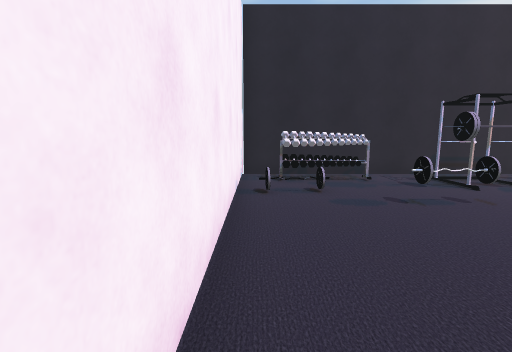
view 1 (above)

13 first-person views from a walk through a 3-D level made in the Unity game engine. The camera is 1.4 m above the floor, tilts 8° down and sees 85° across. The floor is counted in squares, 1 m on a side. Each view is taken from the middle of a square. On the plan, view 1 faces up. The plan holds only what a view shows up to about 14 squares ahead; the rest is blank. The player is left out. Some animated figures are not drawn. Some surface patterns are stand-ins.

view 2
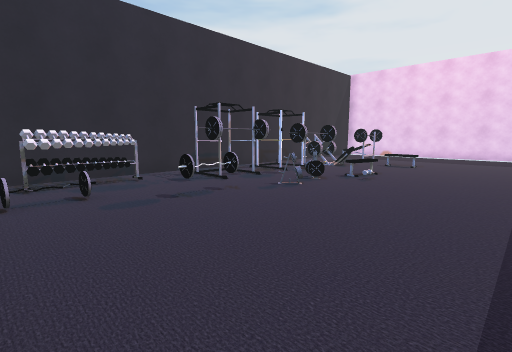

view 3
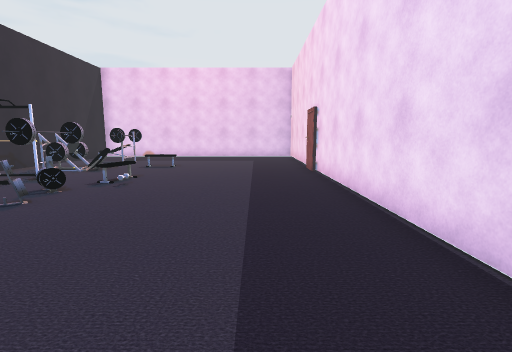

view 4
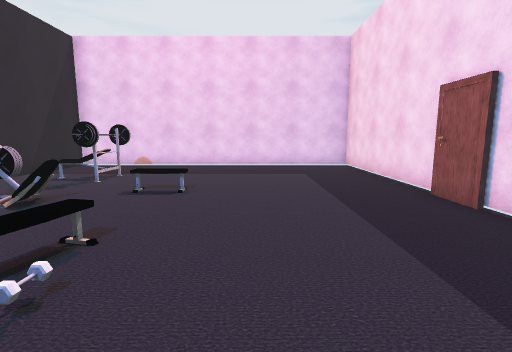

view 5
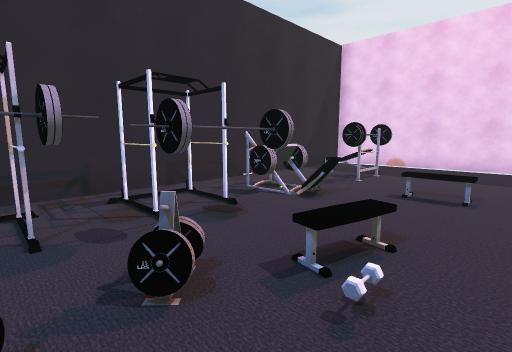

view 6
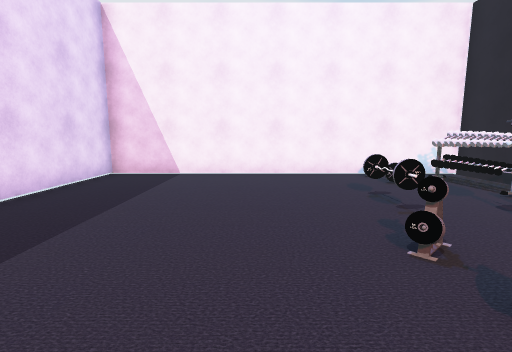

view 7
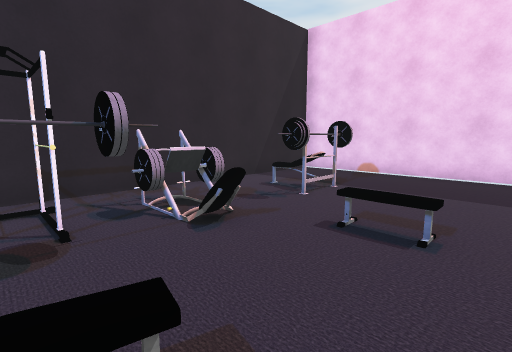

view 8
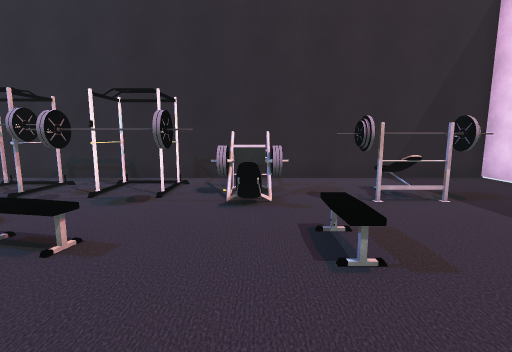

view 9
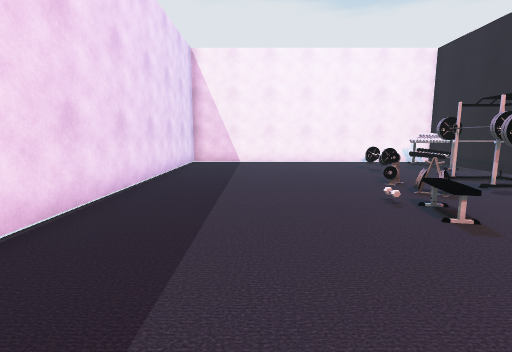

view 10
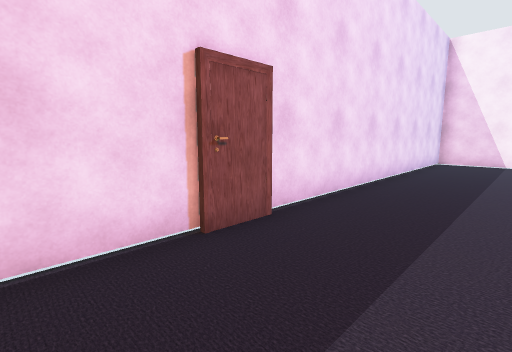

view 11
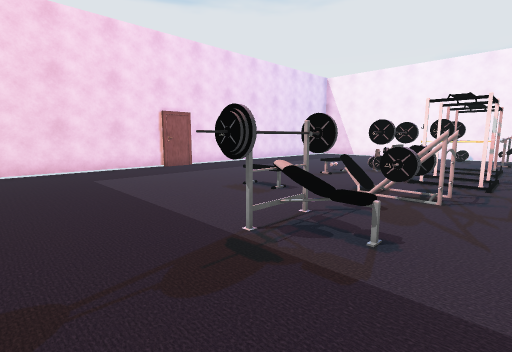

view 12
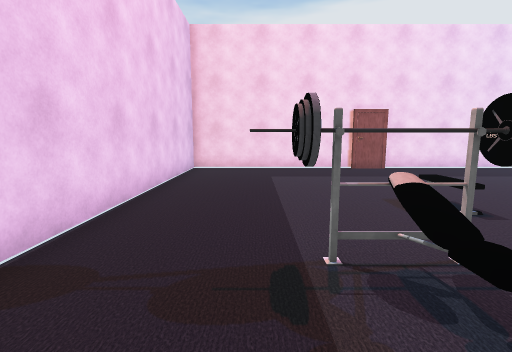

view 13
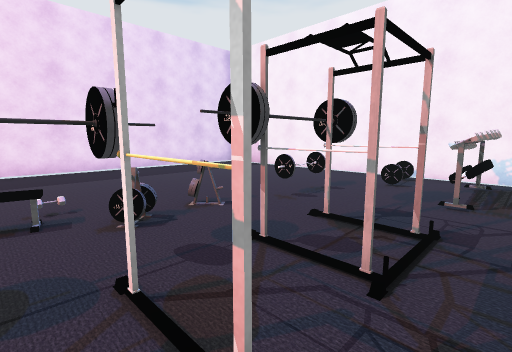

### Floor plan
Key: @ floor where view 1 was taken; # wall or solid block; x gap in a wall; . floor; = window, fence, low wall or low ledge; ^ raised ledge; T thing the floor can be seen under or through; O other object.
Columns run from 1 left of view 1 to 21 right of it. Each row starts with its distance up from view 1.
 11 #######################
 10 #.....................#
  9 #.^^#..##.T.T....O....#
  8 #.....###.T.TTT=.O....#
  7 #=.=..x..TTTTT=.OOOO..#
  6 #...OOO...T T.=.......#
  5 #.......=.==...=......#
  4 #..........==..=......#
  3 #.....................#
  2 #.....................#
  1 #.....................#
  0 #@....................#
 -1 #.....................#
 -2 #.....................#
 -3 #######################

Positions as (right, up) in squares from view 1, and headings:
1: (0, 0), facing up
2: (0, 0), facing up-right
3: (1, 0), facing right
4: (7, 2), facing right
5: (7, 3), facing up-right
6: (10, 3), facing left
7: (10, 3), facing up-right
8: (13, 1), facing up
9: (15, 1), facing left
10: (16, 1), facing down-left
11: (20, 10), facing down-left
12: (18, 10), facing down
13: (10, 10), facing down-left
